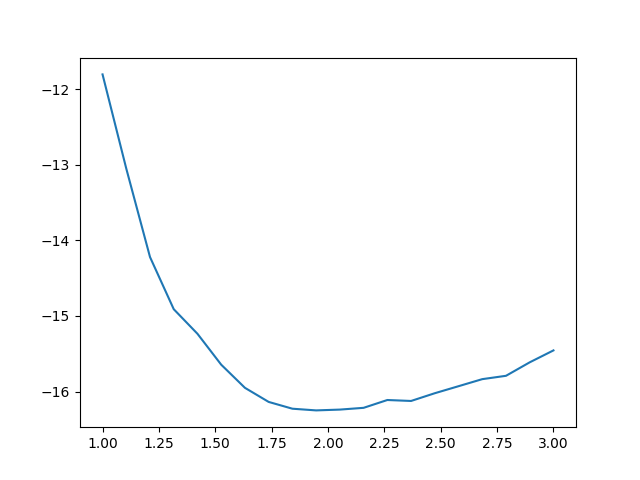

Write the Python code that produced this figure.
import numpy as np
import matplotlib.pyplot as plt
from mpl_toolkits.mplot3d import Axes3D
import time
import torch
import torch.nn as nn
from torch.autograd import Variable,grad
import torch.nn.functional as F
import copy
import datetime


cmap=plt.get_cmap("plasma")

def metropolis(distribution,interval,startpoint,maxstepsize,steps,presteps=0):
	#initialise list to store walker positions
	samples = torch.zeros(steps,len(startpoint))
	#initialise the walker at the startposition
	walker = torch.tensor([startpoint]).type(torch.FloatTensor)
	distwalker = distribution(walker)
	#loop over proposal steps
	for i in range(presteps+steps):
		#append position of walker to the sample list in case presteps exceeded
		if i > (presteps-1):
			samples[i-presteps]=(walker)
		#propose new trial position
		trial = walker + (torch.rand(3)-0.5)*maxstepsize
		#check if in interval
		inint = torch.tensor(all(torch.tensor(interval[0]).type(torch.FloatTensor)<trial[0]) \
		and all(torch.tensor(interval[1]).type(torch.FloatTensor)>trial[0])).type(torch.FloatTensor)
		#calculate acceptance propability
		disttrial = distribution(trial)*inint
		ratio = disttrial/distwalker
		#accept trial position with respective propability
		if ratio > np.random.uniform(0,1):
			walker = trial
			distwalker = disttrial
	#return list of samples
	return samples

def fit(batch_size=2056,steps=15,epochs=4,R1=1.5,R2=-1.5,losses=["variance","energy","symmetry"]):
	class Net(nn.Module):
		def __init__(self):
			super(Net, self).__init__()
			self.NN=nn.Sequential(
					torch.nn.Linear(2, 64),
					torch.nn.ELU(),
					torch.nn.Linear(64, 64),
					torch.nn.ELU(),
					torch.nn.Linear(64, 64),
					torch.nn.ELU(),
					#torch.nn.Linear(64, 64),
					#torch.nn.ELU(),
					torch.nn.Linear(64, 1)
					)
			self.Lambda=nn.Parameter(torch.Tensor([-1]))	#eigenvalue
			self.alpha=nn.Parameter(torch.Tensor([1]))#coefficient for decay
			self.beta=nn.Parameter(torch.Tensor([8]))#coefficient for decay
		def forward(self,x):
			d = torch.zeros(len(x),2)
			d[:,0] = torch.norm(x-R1,dim=1)
			d[:,1] = torch.norm(x-R2,dim=1)
			return (self.NN(d)[:,0])*torch.exp(-F.softplus(torch.abs(self.alpha*torch.norm(x,dim=1))-self.beta))

	gd=6 #number of gridpoints for evaluating symmetry loss
	G=torch.meshgrid([torch.linspace(-5,5,gd),torch.linspace(-5,5,gd),torch.linspace(-5,5,gd)])
	x=G[0].flatten().view(-1,1)
	y=G[1].flatten().view(-1,1)
	z=G[2].flatten().view(-1,1)
	S = torch.cat((x, y, z), 1)
	t = torch.tensor([-1,1,1]).type(torch.FloatTensor)
	S_left = S.view(2,gd//2,-1,3)[0].view(-1,3)
	S_right = torch.flip(S.view(2,gd//2,-1,3)[1],dims=(0,)).view(-1,3)
	S.requires_grad=True
	S_left.requires_grad=True
	S_right.requires_grad=True

	LR=1e-3

	R1    = torch.tensor([R1,0,0]).type(torch.FloatTensor)
	R2    = torch.tensor([R2,0,0]).type(torch.FloatTensor)
	R     = torch.norm(R1-R2)

	#X_plot = torch.from_numpy(np.swapaxes(np.array([np.linspace(-6,6,100),np.zeros(100),np.zeros(100)]).reshape(3,100),0,1)).type(torch.FloatTensor)

	net = Net()
	net.alpha=nn.Parameter(torch.Tensor([6/R]))
	params = [p for p in net.parameters()]
	#del params[0]
	#del params[1]
	#del params[1]
	opt = torch.optim.Adam(params, lr=LR)
	E = 100
	E_min = 100

	for epoch in range(epochs):

		savenet = (copy.deepcopy(net),E)


		print("epoch " +str(1+epoch)+" of "+str(epochs)+":")
		if losses[epoch%len(losses)] == "symmetry":
			print("symmetrize")
		elif losses[epoch%len(losses)] == "energy":
			print("minimize energy")
		elif losses[epoch%len(losses)] == "variance":
			print("minimize variance of energy")
		else:
			print("loss error, check losses:"+str(losses[epoch%len(losses)] ))
		start = time.time()


		X_all = torch.from_numpy(np.random.normal(0,1,(batch_size*steps,3))*(3/2*R).numpy()).type(torch.FloatTensor)
		#X1_all = torch.from_numpy(np.random.normal(0,1,(batch_size*steps,1))*(R/2).numpy()).type(torch.FloatTensor)
		#X2_all = torch.from_numpy(np.random.normal(0,1,(batch_size*steps,1))*(R/2).numpy()).type(torch.FloatTensor)
		#X3_all = torch.from_numpy(np.random.normal(0,1,(batch_size*steps,1))*(R/2).numpy()).type(torch.FloatTensor)
		#X_all=torch.cat([X1_all,X2_all,X3_all], dim=0).reshape(3,batch_size*steps).transpose(0,1)

		index = torch.randperm(steps*batch_size)
		X_all.requires_grad = True
		#X1_all.requires_grad = True
		#X2_all.requires_grad = True
		#X3_all.requires_grad = True


		for step in range(steps):


			if losses[epoch%len(losses)] == "symmetry":

				symloss=torch.mean(((net(S_left)-net(S_right))/(net(S_left)+net(S_right)))**2)

				J     = symloss


			elif losses[epoch%len(losses)] == "energy":
				#X1 = X1_all[index[step*batch_size:(step+1)*batch_size]]
				#X2 = X2_all[index[step*batch_size:(step+1)*batch_size]]
				#X3 = X3_all[index[step*batch_size:(step+1)*batch_size]]
				#X=torch.cat([X1,X2,X3], dim=0).reshape(3,batch_size).transpose(0,1)
				X=X_all[index[step*batch_size:(step+1)*batch_size]]
				Psi=net(X).flatten()
				grad_X = grad(Psi,X,create_graph=True,grad_outputs=torch.ones_like(Psi))[0]

				r1    = torch.norm(X-R1,dim=1)
				r2    = torch.norm(X-R2,dim=1)
				V     = -1/r1 - 1/r2

				gradloss = torch.sum(0.5*torch.sum(grad_X**2,dim=1)+Psi*V*Psi)/torch.sum(Psi**2)

				J = gradloss + (torch.mean(Psi**2)-1)**2

			elif losses[epoch%len(losses)] == "variance":

				X1 = X1_all[index[step*batch_size:(step+1)*batch_size]]
				X2 = X2_all[index[step*batch_size:(step+1)*batch_size]]
				X3 = X3_all[index[step*batch_size:(step+1)*batch_size]]
				X=torch.cat([X1,X2,X3], dim=0).reshape(3,batch_size).transpose(0,1)

				Psi=net(X).flatten()
				dx =torch.autograd.grad(Psi,X1,create_graph=True,retain_graph=True,grad_outputs=torch.ones(batch_size))
				ddx=torch.autograd.grad(dx[0].flatten(),X1,retain_graph=True,grad_outputs=torch.ones(batch_size))[0]
				dy =torch.autograd.grad(Psi,X2,create_graph=True,retain_graph=True,grad_outputs=torch.ones(batch_size))
				ddy=torch.autograd.grad(dy[0].flatten(),X2,retain_graph=True,grad_outputs=torch.ones(batch_size))[0]
				dz =torch.autograd.grad(Psi,X3,create_graph=True,retain_graph=True,grad_outputs=torch.ones(batch_size))
				ddz=torch.autograd.grad(dz[0].flatten(),X3,retain_graph=True,grad_outputs=torch.ones(batch_size))[0]
				lap_X = (ddx+ddy+ddz).flatten()

				r1    = torch.norm(X-R1,dim=1)
				r2    = torch.norm(X-R2,dim=1)
				V     = -1/r1 - 1/r2

				laploss = torch.mean(torch.min((-0.5*lap_X/Psi + V - net.Lambda)**2,torch.ones_like(Psi)*1))/torch.mean(Psi**2)
				J = laploss + (torch.mean(Psi**2)-1)**2

			opt.zero_grad()
			J.backward()
			opt.step()


			print("Progress {:2.0%}".format(step /steps), end="\r")
		G=torch.meshgrid([torch.linspace(-5,5,150),torch.linspace(-5,5,150),torch.linspace(-5,5,150)])
		x=G[0].flatten().view(-1,1)
		y=G[1].flatten().view(-1,1)
		z=G[2].flatten().view(-1,1)
		Xe = torch.cat((x, y, z), 1)
		Xe.requires_grad=True
		Psi   = net(Xe)
		gPsi  = grad(Psi,Xe,create_graph=True,grad_outputs=torch.ones(len(Xe)))[0]
		r1    = torch.norm(Xe-R1,dim=1)
		r2    = torch.norm(Xe-R2,dim=1)
		V     = -1/r1 - 1/r2 + 1/R
		E     = (torch.mean(torch.sum(gPsi**2,dim=1)/2+Psi**2*V)/torch.mean(Psi**2)).item()*27.211386 # should give ~ -0.6023424 (-16.4) for hydrogen ion at (R ~ 2 a.u.)
		print(E)

		print('___________________________________________')
		print('It took', time.time()-start, 'seconds.')
		print('Lambda = '+str(net.Lambda[0].item()*27.211386))
		print('Energy = '+str(E))
		print('Alpha  = '+str(net.alpha[0].item()))
		print('Beta   = '+str(net.beta[0].item()))
		print('\n')


		if E < E_min:
			E_min = E
			Psi_min = copy.deepcopy(net)

		if epoch > 1 and E > (savenet[1]+10*(1-epoch/epochs)**2):
			print("undo step as E_new = "+str(E)+" E_old = "+str(savenet[1]))

			net = savenet[0]
			E   = savenet[1]

			params = [p for p in net.parameters()]
			del params[0]
			opt = torch.optim.Adam(params, lr=LR)

	return (Psi_min,E_min)


E_min=[]
Psi_min=[]
Rs = np.linspace(1,3,20)
for R in Rs:
	psi,e = fit(batch_size=1000,steps=2000,epochs=30,losses=["energy","symmetry","energy"],R1=R/2,R2=-R/2)
	E_min.append(e)
	Psi_min.append(psi)

np.save("E_min_save",E_min)

X = torch.from_numpy(np.swapaxes(np.array([np.linspace(-6,6,100),np.zeros(100),np.zeros(100)]).reshape(3,100),0,1)).type(torch.FloatTensor)
plt.figure()
for i,Psi in enumerate(Psi_min):
	Psi_plot = Psi(X).detach().numpy()
	plt.plot(X[:,0].detach().numpy(),(Psi_plot/max(np.abs(Psi_plot)))**2,label="R = "+str(Rs[i]))
plt.legend()
plt.savefig("Psi_min_plot_save.png")
plt.figure()
plt.plot(Rs,E_min)
plt.savefig("E_min_plot_save.png")
